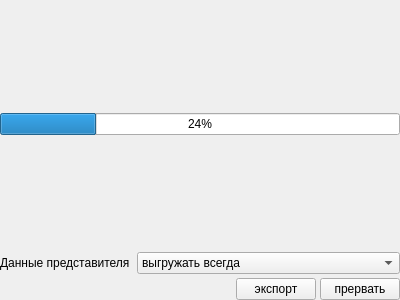
<?xml version="1.0" encoding="UTF-8"?>
<ui version="4.0">
 <class>ExportINFISOMSPage1</class>
 <widget class="QWidget" name="ExportINFISOMSPage1">
  <property name="geometry">
   <rect>
    <x>0</x>
    <y>0</y>
    <width>400</width>
    <height>300</height>
   </rect>
  </property>
  <property name="windowTitle">
   <string>Form</string>
  </property>
  <layout class="QGridLayout" name="gridLayout">
   <property name="margin">
    <number>0</number>
   </property>
   <property name="spacing">
    <number>4</number>
   </property>
   <item row="0" column="0">
    <spacer>
     <property name="orientation">
      <enum>Qt::Vertical</enum>
     </property>
     <property name="sizeHint" stdset="0">
      <size>
       <width>20</width>
       <height>40</height>
      </size>
     </property>
    </spacer>
   </item>
   <item row="1" column="0" colspan="5">
    <widget class="CProgressBar" name="progressBar">
     <property name="value">
      <number>24</number>
     </property>
    </widget>
   </item>
   <item row="2" column="0">
    <spacer>
     <property name="orientation">
      <enum>Qt::Vertical</enum>
     </property>
     <property name="sizeHint" stdset="0">
      <size>
       <width>20</width>
       <height>40</height>
      </size>
     </property>
    </spacer>
   </item>
   <item row="3" column="0">
    <widget class="QLabel" name="lblRepresentativeOutRule">
     <property name="text">
      <string>Данные представителя </string>
     </property>
    </widget>
   </item>
   <item row="3" column="1" colspan="4">
    <widget class="QComboBox" name="cmbRepresentativeOutRule">
     <item>
      <property name="text">
       <string>выгружать всегда</string>
      </property>
     </item>
     <item>
      <property name="text">
       <string>выгружать для иногородних</string>
      </property>
     </item>
     <item>
      <property name="text">
       <string>не выгружать</string>
      </property>
     </item>
    </widget>
   </item>
   <item row="4" column="0" colspan="3">
    <spacer>
     <property name="orientation">
      <enum>Qt::Horizontal</enum>
     </property>
     <property name="sizeHint" stdset="0">
      <size>
       <width>40</width>
       <height>20</height>
      </size>
     </property>
    </spacer>
   </item>
   <item row="4" column="3">
    <widget class="QPushButton" name="btnExport">
     <property name="text">
      <string>экспорт</string>
     </property>
    </widget>
   </item>
   <item row="4" column="4">
    <widget class="QPushButton" name="btnCancel">
     <property name="text">
      <string>прервать</string>
     </property>
    </widget>
   </item>
  </layout>
 </widget>
 <customwidgets>
  <customwidget>
   <class>CProgressBar</class>
   <extends>QProgressBar</extends>
   <header>library/ProgressBar.h</header>
  </customwidget>
 </customwidgets>
 <resources/>
 <connections/>
</ui>
